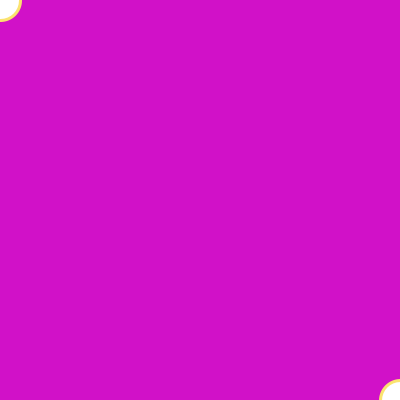
Frame 1 (no input)
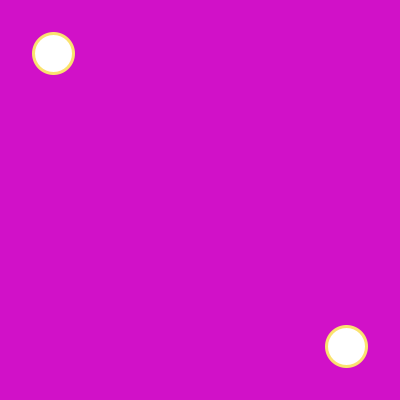
Frame 60 (the mouse pressed at the canvas centre just before this capture)
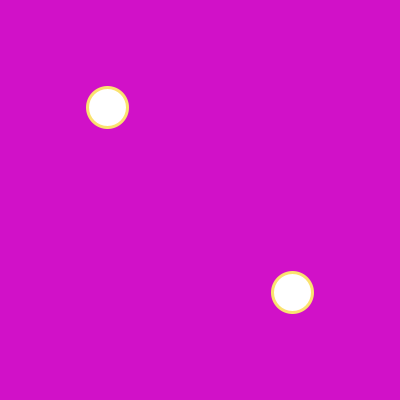
Frame 120 (the mouse held since frame 60 and released just before this capture)

The Processing sketch that drew these frames (run headless with seeded random() and noise(); from frame 60 on, the mouse is pressed at the canvas centre):

// Processing sketch: processing_183339
// ── processing_183339.pde


// initial position//

float circle_x_t = 0;
float circle_y_t = 0;
float circle_x_b = 400;
float circle_y_b = 400;

//how much to move//
float move_x = 0.9;
float move_y = 0.9;

void setup(){
  
  size(400,400);
  stroke(#FAE36F);
  strokeWeight(3);
}

void draw(){
  background(#D111C8);
  ellipse(circle_x_t,circle_y_t,40,40);
  circle_x_t = circle_x_t+ move_x;
  circle_y_t = circle_y_t+ move_y;
  
  
  ellipse(circle_x_b,circle_y_b,40,40);
  circle_x_b = circle_x_b - move_x;
  circle_y_b = circle_y_b - move_y;
  
  if(circle_x_t > width){
    circle_x_t=0;
    println("too far right");
  }
   if(circle_y_t > height){
    circle_y_t=0;
    println("too far down");
   }

     if(circle_x_b < 0){
    circle_x_b=400;
    println("too far left");
  }
   if(circle_y_b < 0){
    circle_y_b=400;
    println("too far up");
}
}
